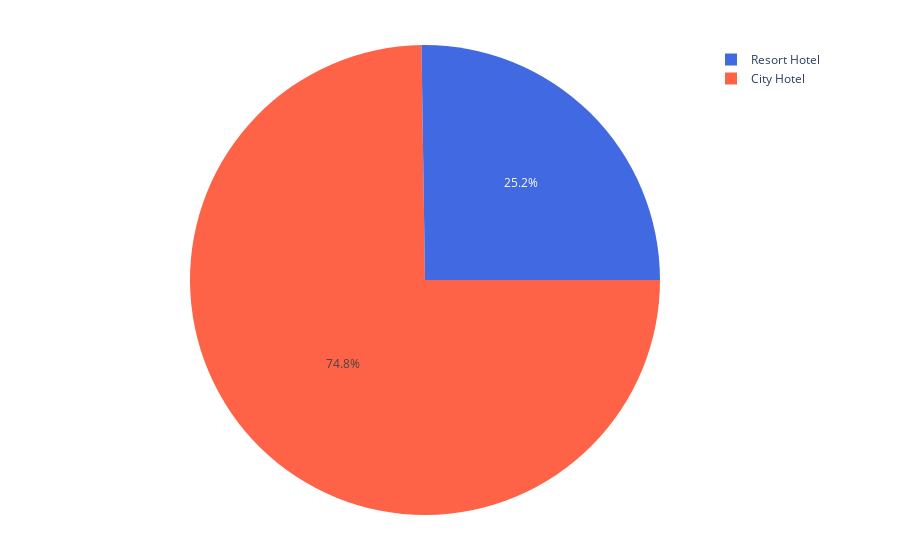

The notebook cell saved with this chart:
### Code cell
fig = px.pie(values=[len(cancel[cancel['hotel']=='Resort Hotel']),len(cancel[cancel['hotel']=='City Hotel'])], names=['Resort Hotel', 'City Hotel'], height=450, 
             color_discrete_sequence=['tomato','royalblue'])
fig.update_layout(margin=dict(l=150, r=200, t=45, b=45), legend={'traceorder':'reversed'})
fig.update_traces(rotation=90, hovertemplate='label=%{label} <br>value=%{value}')
fig.show()

### Figure 1 — Plotly figure (JSON) as saved in the notebook; plotly's stock layout.template omitted (floating-point values rounded to 4 significant figures)
{"data": [{"domain": {"x": [0, 1], "y": [0, 1]}, "hovertemplate": "label=%{label} <br>value=%{value}", "labels": ["Resort Hotel", "City Hotel"], "legendgroup": "", "name": "", "rotation": 90, "showlegend": true, "type": "pie", "values": [10434, 30907]}], "layout": {"autosize": true, "legend": {"tracegroupgap": 0, "traceorder": "reversed"}, "margin": {"b": 45, "l": 150, "r": 200, "t": 45}, "piecolorway": ["tomato", "royalblue"]}}
